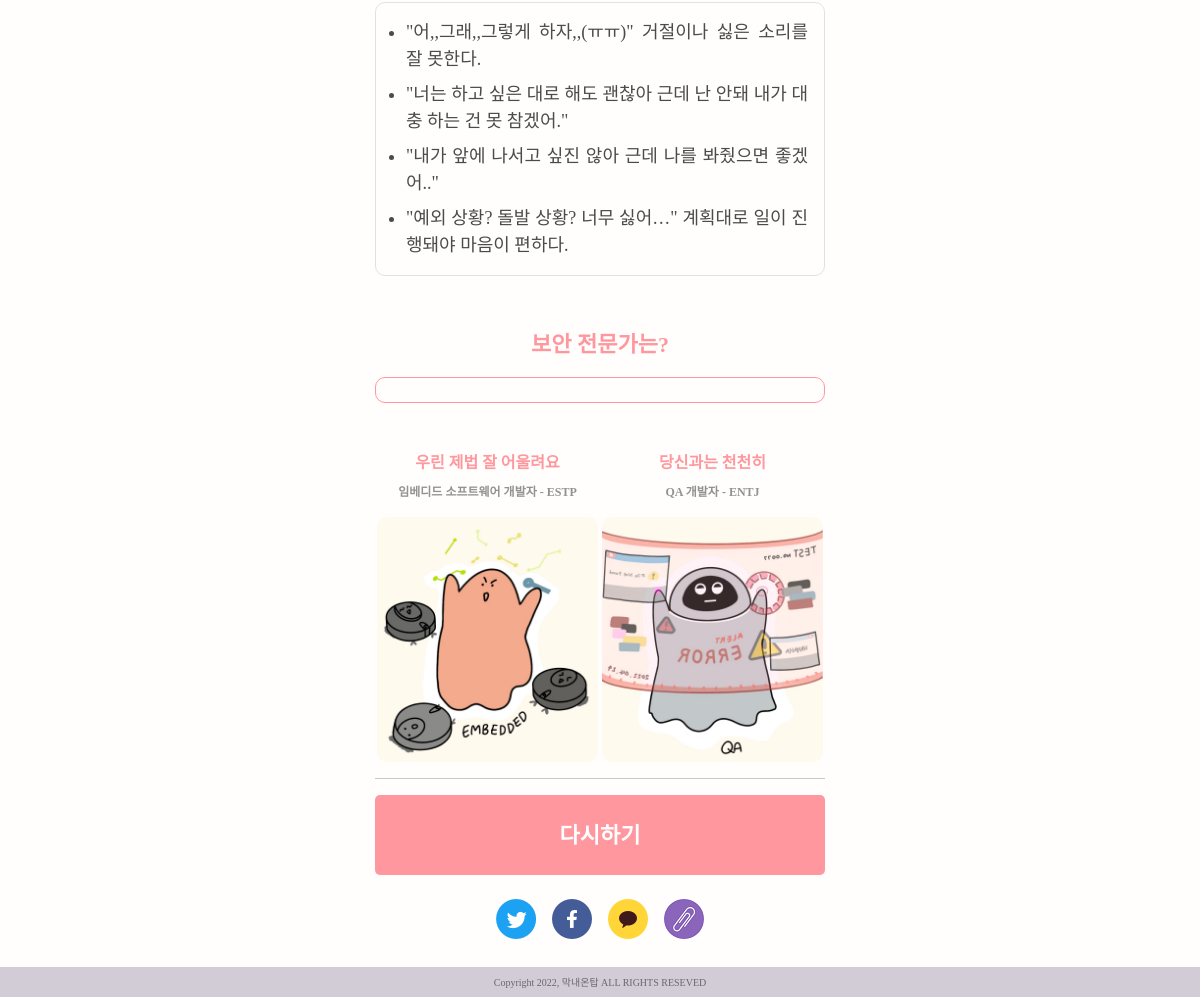
/mbti/ISFJ/ (lower part), run on an earlier commit of the app's database.
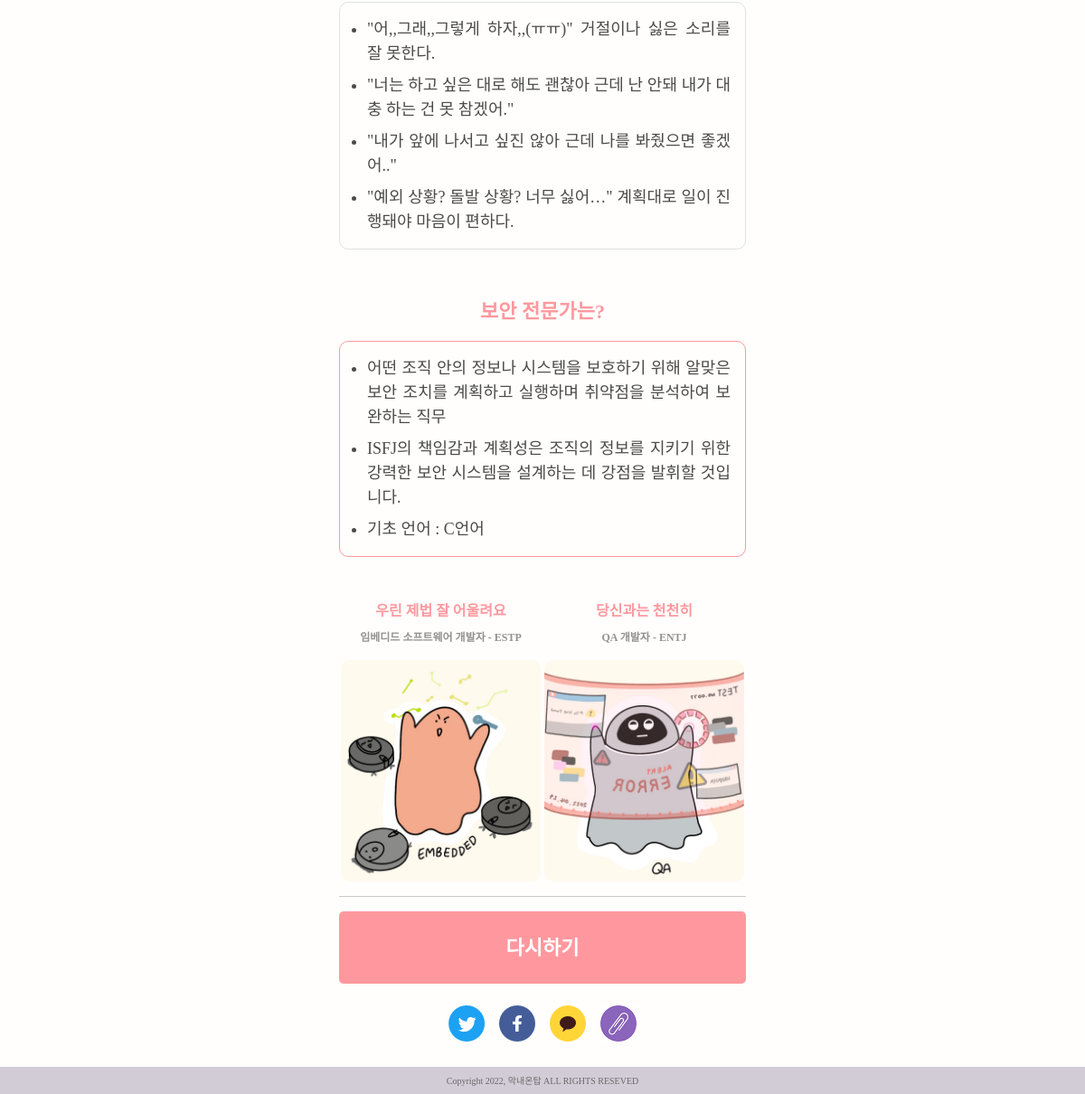
And on a later commit of the database.
### MBTI/models.py (models this page shows)
class BaseInfo(models.Model):
    mbti = models.ForeignKey(
        Mbti,
        on_delete=models.CASCADE,
        related_name= 'base_info'
    )
    content = models.TextField()

class Howto(models.Model):
    mbti = models.ForeignKey(
        Mbti,
        on_delete=models.CASCADE,
        related_name= 'how_to'
    )
    content = models.TextField()

### MBTI/views.py (the view)
# urls.py: path('<str:mbti>/', views.result_page, name='result_page'),
def result_page(request, mbti):
    global mbti_dict
    mbti_dict = {'EI':0, 'NS':0, 'TF':0, 'PJ':0}
    mbti_names = Mbti.objects.filter(mbti_name = mbti)[0]
    base_infos = BaseInfo.objects.filter(mbti_id = mbti_names.pk)
    another_infos = AnotherInfo.objects.filter(mbti_id = mbti_names.pk)
    how_tos = Howto.objects.filter(mbti_id = mbti_names.pk)
    best_mbti = Mbti.objects.filter(pk = mbti_names.best_mbti)[0]
    worst_mbti = Mbti.objects.filter(pk = mbti_names.worst_mbti)[0]
    context = {
        'title' : mbti_names.title,
        'mbti_type': mbti_names.mbti_type,
        'mbti_name' : mbti_names.mbti_name,
        'top_image': mbti_names.top_image,
        'best_mbti' : best_mbti,
        'worst_mbti' : worst_mbti,
        'base_infos' : base_infos,
        'another_infos' : another_infos,
        'how_tos' : how_tos,
    }
    return render(request, 'MBTI/result_page.html', context)

### MBTI/templates/MBTI/result_page.html (shortened to what this page needs)
{% extends 'base.html' %}
{% load static %}
{% block content %}
  <ul class="content-font pt-2 pb-3 pe-3 mt-2 mb-3 border">
    {% for info in base_infos %}
      <li class="mt-2">{{ info.content }}</li>
    {% endfor %}
  </ul>
  <p class="develop-title">{{mbti_type}}는?</p>
  <ul class="develop-font pt-2 pb-3 pe-3 mt-2 mb-5 border">
    {% for how_to in how_tos %}
      <li class="mt-2">{{ how_to.content }}</li>
    {% endfor %}
  </ul>
  <div class="w-100 row m-0">
    <div class="w-50 d-flex col-6 flex-column align-items-center p-0">
      <p class="chemi-title mb-2">우린 제법 잘 어울려요</p>
      <p class="chemi-name">{{ best_mbti.mbti_type }} - {{ best_mbti.mbti_name }}</p>
      <img src="{% get_static_prefix %}{{ best_mbti.top_image }}" alt="best-chemi-img" class="chemi-img">
    </div>
    <div class="w-50 d-flex col-6 flex-column align-items-center p-0">
      <p class="chemi-title mb-2">당신과는 천천히</p>
      <p class="chemi-name">{{ worst_mbti.mbti_type }} - {{ worst_mbti.mbti_name }}</p>
      <img src="{% get_static_prefix %}{{ worst_mbti.top_image }}" alt="worst-chemi-img" class="chemi-img">
    </div>
  </div>
  <hr class="my-3">
  <a href="{% url 'mbti:main_page' %}" class="mt-2 mb-4 d-flex justify-content-center align-items-center start-box">
    <span class="start-font">
      다시하기
    </span>
  </a>
  <div class="d-flex justify-content-center my-2">
    <a id="btnTwitter" class="mx-2" href="javascript:shareTwitter()"><img class="sns-img" src="{%static 'images/icon-twitter.png'%}" alt=""></a>
    <a id="btnFacebook" class="mx-2" href="javascript:shareFacebook()"><img class="sns-img" src="{%static 'images/icon-facebook.png'%}" alt=""></a>
    <a id="btnKakao" class="mx-2" href="javascript:shareKakao()"><img class="sns-img" src="{%static 'images/icon-kakao.png'%}" alt=""></a>
    <a class="mx-2" href="javascript:clipURL()"><img class="sns-img" src="{%static 'images/url.png'%}" alt=""></a>
  </div>
{% endblock content %}

What changed in the data, as far as the page shows it:
added Howto: content "어떤 조직 안의 정보나 시스템을 보호하기 위해 알맞은 보안 조치를 계획하고 실행하며 취약점을 분석하여 보완하는 직무"
added Howto: content "ISFJ의 책임감과 계획성은 조직의 정보를 지키기 위한 강력한 보안 시스템을 설계하는 데 강점을 발휘할 것입니다."
added Howto: content "기초 언어 : C언어"
